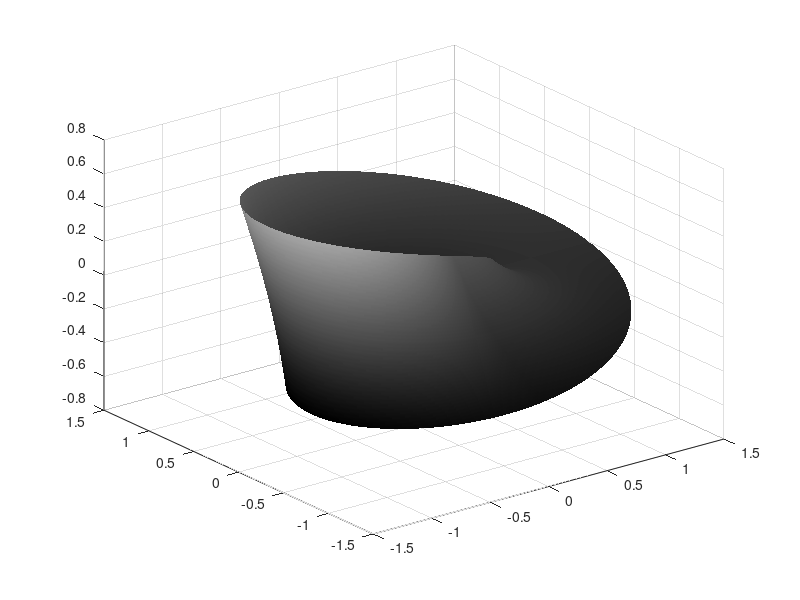

Here is the MATLAB script that generated this plot: (Note: this script raises an error after producing the figure.)
u = 0:0.001:2*pi +0.001;
v = -0.5:0.01:0.5;
[U,V] = meshgrid(u,v);
h = surf(cos(U) + V.*cos(U./2).*cos(U),sin(U) + V.*cos(U./2).*sin(U),V.*sin(U./2));

colormap(gray)
material shiny
shading interp
lightangle(-45,-40)
h.FaceLighting = 'gouraud';
h.AmbientStrength = 0.6;
h.DiffuseStrength = 0.8;
h.SpecularStrength = 0.9;
h.SpecularExponent = 25;
h.BackFaceLighting = 'unlit';
axis([-1.5 1.5 -1.5 1.5 -1.5 1.5]);
for k=1:600
    rotate(h,[1 0 1], k/100);
    M(k) = getframe();
end
movie(M)
